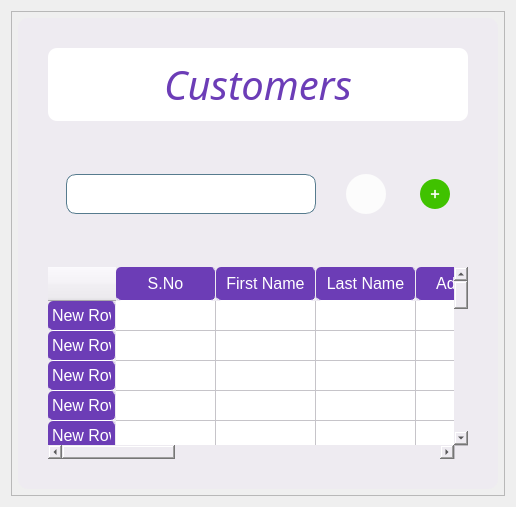
         <widget class="QWidget" name="page_16">
          <layout class="QVBoxLayout" name="verticalLayout_83">
           <item>
            <widget class="QFrame" name="frame_53">
             <property name="styleSheet">
              <string notr="true"/>
             </property>
             <property name="frameShape">
              <enum>QFrame::StyledPanel</enum>
             </property>
             <property name="frameShadow">
              <enum>QFrame::Raised</enum>
             </property>
             <layout class="QVBoxLayout" name="verticalLayout_16">
              <property name="spacing">
               <number>6</number>
              </property>
              <property name="leftMargin">
               <number>6</number>
              </property>
              <property name="topMargin">
               <number>6</number>
              </property>
              <property name="rightMargin">
               <number>6</number>
              </property>
              <property name="bottomMargin">
               <number>6</number>
              </property>
              <item>
               <widget class="QFrame" name="frame_55">
                <property name="maximumSize">
                 <size>
                  <width>16777215</width>
                  <height>16777215</height>
                 </size>
                </property>
                <property name="styleSheet">
                 <string notr="true">background-color: rgb(238, 235, 241);
border-radius:10px;</string>
                </property>
                <property name="frameShape">
                 <enum>QFrame::StyledPanel</enum>
                </property>
                <property name="frameShadow">
                 <enum>QFrame::Raised</enum>
                </property>
                <layout class="QVBoxLayout" name="verticalLayout_19">
                 <property name="spacing">
                  <number>30</number>
                 </property>
                 <property name="leftMargin">
                  <number>30</number>
                 </property>
                 <property name="topMargin">
                  <number>30</number>
                 </property>
                 <property name="rightMargin">
                  <number>30</number>
                 </property>
                 <property name="bottomMargin">
                  <number>30</number>
                 </property>
                 <item>
                  <widget class="QFrame" name="frame_72">
                   <property name="maximumSize">
                    <size>
                     <width>16777215</width>
                     <height>100</height>
                    </size>
                   </property>
                   <property name="styleSheet">
                    <string notr="true">background-color: rgb(255, 255, 255);
border-radius:9px;</string>
                   </property>
                   <property name="frameShape">
                    <enum>QFrame::StyledPanel</enum>
                   </property>
                   <property name="frameShadow">
                    <enum>QFrame::Raised</enum>
                   </property>
                   <layout class="QVBoxLayout" name="verticalLayout_31">
                    <item>
                     <widget class="QLabel" name="label_81">
                      <property name="minimumSize">
                       <size>
                        <width>200</width>
                        <height>0</height>
                       </size>
                      </property>
                      <property name="font">
                       <font>
                        <family>Segoe UI Black</family>
                        <pointsize>30</pointsize>
                        <weight>50</weight>
                        <italic>true</italic>
                        <bold>false</bold>
                        <underline>false</underline>
                        <strikeout>false</strikeout>
                       </font>
                      </property>
                      <property name="styleSheet">
                       <string notr="true">color: rgb(108, 61, 183);</string>
                      </property>
                      <property name="text">
                       <string>Customers</string>
                      </property>
                      <property name="alignment">
                       <set>Qt::AlignCenter</set>
                      </property>
                     </widget>
                    </item>
                   </layout>
                  </widget>
                 </item>
                 <item>
                  <widget class="QFrame" name="frame_29">
                   <property name="frameShape">
                    <enum>QFrame::StyledPanel</enum>
                   </property>
                   <property name="frameShadow">
                    <enum>QFrame::Raised</enum>
                   </property>
                   <layout class="QHBoxLayout" name="horizontalLayout_30">
                    <item>
                     <widget class="QFrame" name="frame_30">
                      <property name="frameShape">
                       <enum>QFrame::StyledPanel</enum>
                      </property>
                      <property name="frameShadow">
                       <enum>QFrame::Raised</enum>
                      </property>
                      <layout class="QHBoxLayout" name="horizontalLayout_31">
                       <property name="spacing">
                        <number>20</number>
                       </property>
                       <item>
                        <widget class="QLineEdit" name="lineEdit_55">
                         <property name="minimumSize">
                          <size>
                           <width>250</width>
                           <height>30</height>
                          </size>
                         </property>
                         <property name="maximumSize">
                          <size>
                           <width>376</width>
                           <height>40</height>
                          </size>
                         </property>
                         <property name="font">
                          <font>
                           <pointsize>12</pointsize>
                          </font>
                         </property>
                         <property name="styleSheet">
                          <string notr="true">border:1px solid rgb(86, 123, 142);
background-color: rgb(255, 255, 255);</string>
                         </property>
                         <property name="alignment">
                          <set>Qt::AlignLeading|Qt::AlignLeft|Qt::AlignVCenter</set>
                         </property>
                         <property name="clearButtonEnabled">
                          <bool>true</bool>
                         </property>
                        </widget>
                       </item>
                       <item>
                        <widget class="QFrame" name="frame_66">
                         <property name="minimumSize">
                          <size>
                           <width>0</width>
                           <height>50</height>
                          </size>
                         </property>
                         <property name="maximumSize">
                          <size>
                           <width>16777215</width>
                           <height>50</height>
                          </size>
                         </property>
                         <property name="styleSheet">
                          <string notr="true">background-color: rgb(238, 235, 241);</string>
                         </property>
                         <property name="frameShape">
                          <enum>QFrame::StyledPanel</enum>
                         </property>
                         <property name="frameShadow">
                          <enum>QFrame::Raised</enum>
                         </property>
                         <layout class="QHBoxLayout" name="horizontalLayout_32">
                          <property name="spacing">
                           <number>10</number>
                          </property>
                          <property name="leftMargin">
                           <number>10</number>
                          </property>
                          <property name="topMargin">
                           <number>5</number>
                          </property>
                          <property name="rightMargin">
                           <number>10</number>
                          </property>
                          <property name="bottomMargin">
                           <number>10</number>
                          </property>
                          <item alignment="Qt::AlignLeft">
                           <widget class="QPushButton" name="pushButton_14">
                            <property name="minimumSize">
                             <size>
                              <width>40</width>
                              <height>40</height>
                             </size>
                            </property>
                            <property name="maximumSize">
                             <size>
                              <width>40</width>
                              <height>40</height>
                             </size>
                            </property>
                            <property name="cursor">
                             <cursorShape>PointingHandCursor</cursorShape>
                            </property>
                            <property name="styleSheet">
                             <string notr="true">QPushButton{
border-radius : 20; 
background-repeat:none;
color: rgb(255, 255, 255);
background-color: rgb(252, 252, 252);
qproperty-icon:url(:/newPrefix/search.png);
qproperty-iconSize: 20px;
background-repeat:none;
}
QPushButton:hover {
	background-color: rgb(234, 234, 234);
	
}</string>
                            </property>
                            <property name="text">
                             <string/>
                            </property>
                           </widget>
                          </item>
                         </layout>
                        </widget>
                       </item>
                      </layout>
                     </widget>
                    </item>
                    <item>
                     <widget class="QFrame" name="frame_67">
                      <property name="minimumSize">
                       <size>
                        <width>0</width>
                        <height>50</height>
                       </size>
                      </property>
                      <property name="maximumSize">
                       <size>
                        <width>16777215</width>
                        <height>50</height>
                       </size>
                      </property>
                      <property name="styleSheet">
                       <string notr="true">background-color: rgb(238, 235, 241);</string>
                      </property>
                      <property name="frameShape">
                       <enum>QFrame::StyledPanel</enum>
                      </property>
                      <property name="frameShadow">
                       <enum>QFrame::Raised</enum>
                      </property>
                      <layout class="QHBoxLayout" name="horizontalLayout_33">
                       <item alignment="Qt::AlignLeft">
                        <widget class="QPushButton" name="pushButton_15">
                         <property name="minimumSize">
                          <size>
                           <width>30</width>
                           <height>0</height>
                          </size>
                         </property>
                         <property name="maximumSize">
                          <size>
                           <width>30</width>
                           <height>30</height>
                          </size>
                         </property>
                         <property name="cursor">
                          <cursorShape>PointingHandCursor</cursorShape>
                         </property>
                         <property name="styleSheet">
                          <string notr="true">QPushButton{
border-radius : 15; 

background-repeat:none;

font: 9pt &quot;MS Shell Dlg 2&quot;;
color: rgb(255, 255, 255);
background-color: rgb(64, 194, 0);
}
QPushButton:hover {
	background-color: rgb(59, 177, 0);
	
}</string>
                         </property>
                         <property name="text">
                          <string>➕</string>
                         </property>
                        </widget>
                       </item>
                      </layout>
                     </widget>
                    </item>
                   </layout>
                  </widget>
                 </item>
                 <item>
                  <widget class="QTableWidget" name="tableWidget_5">
                   <property name="maximumSize">
                    <size>
                     <width>16277721</width>
                     <height>16722271</height>
                    </size>
                   </property>
                   <property name="styleSheet">
                    <string notr="true">#tableWidget_5{border-radius:6px;}
QHeaderView::section {
    background-color: rgb(108, 61, 182);
	height:25px;
	color: rgb(255, 255, 255);
border:none;
border-radius:5px;
padding: 4px;
    font-size: 12pt;
    border-style: none;
    border-bottom: 1px solid rgb(255, 255, 255);
    border-right: 1px solid rgb(238, 235, 241);
}
QTableWidget::item {
border: 4px;
padding: 5px;
	background-color: rgb(255, 255, 255);
}
QScrollBar
{
background :rgb(255, 255, 255);
width: 10px;
border:none;
}
QScrollBar::handle
{
background : rgb(108, 61, 183);
}
QScrollBar::handle::pressed
{
background : rgb(100, 56, 170);
}</string>
                   </property>
                   <row>
                    <property name="text">
                     <string>New Row</string>
                    </property>
                   </row>
                   <row>
                    <property name="text">
                     <string>New Row</string>
                    </property>
                   </row>
                   <row>
                    <property name="text">
                     <string>New Row</string>
                    </property>
                   </row>
                   <row>
                    <property name="text">
                     <string>New Row</string>
                    </property>
                   </row>
                   <row>
                    <property name="text">
                     <string>New Row</string>
                    </property>
                   </row>
                   <row>
                    <property name="text">
                     <string>New Row</string>
                    </property>
                   </row>
                   <row>
                    <property name="text">
                     <string>New Row</string>
                    </property>
                   </row>
                   <row>
                    <property name="text">
                     <string>New Row</string>
                    </property>
                   </row>
                   <row>
                    <property name="text">
                     <string>New Row</string>
                    </property>
                   </row>
                   <row>
                    <property name="text">
                     <string>New Row</string>
                    </property>
                   </row>
                   <row>
                    <property name="text">
                     <string>New Row</string>
                    </property>
                   </row>
                   <row>
                    <property name="text">
                     <string>New Row</string>
                    </property>
                   </row>
                   <row>
                    <property name="text">
                     <string>New Row</string>
                    </property>
                   </row>
                   <row>
                    <property name="text">
                     <string>New Row</string>
                    </property>
                   </row>
                   <row>
                    <property name="text">
                     <string>New Row</string>
                    </property>
                   </row>
                   <row>
                    <property name="text">
                     <string>New Row</string>
                    </property>
                   </row>
                   <row>
                    <property name="text">
                     <string>New Row</string>
                    </property>
                   </row>
                   <row>
                    <property name="text">
                     <string>New Row</string>
                    </property>
                   </row>
                   <row>
                    <property name="text">
                     <string>New Row</string>
                    </property>
                   </row>
                   <row>
                    <property name="text">
                     <string>New Row</string>
                    </property>
                   </row>
                   <row>
                    <property name="text">
                     <string>New Row</string>
                    </property>
                   </row>
                   <column>
                    <property name="text">
                     <string>S.No</string>
                    </property>
                   </column>
                   <column>
                    <property name="text">
                     <string>First Name</string>
                    </property>
                   </column>
                   <column>
                    <property name="text">
                     <string>Last Name</string>
                    </property>
                   </column>
                   <column>
                    <property name="text">
                     <string>Address</string>
                    </property>
                   </column>
                   <column>
                    <property name="text">
                     <string>Phone</string>
                    </property>
                   </column>
                   <column>
                    <property name="text">
                     <string>Email</string>
                    </property>
                   </column>
                   <column>
                    <property name="text">
                     <string>Employee</string>
                    </property>
                   </column>
                   <column>
                    <property name="text">
                     <string>Edit</string>
                    </property>
                   </column>
                   <column>
                    <property name="text">
                     <string>Delete</string>
                    </property>
                   </column>
                   <column>
                    <property name="text">
                     <string>Generate Invoice</string>
                    </property>
                   </column>
                   <item row="0" column="0">
                    <property name="text">
                     <string/>
                    </property>
                   </item>
                   <item row="0" column="7">
                    <property name="text">
                     <string/>
                    </property>
                   </item>
                  </widget>
                 </item>
                </layout>
               </widget>
              </item>
             </layout>
            </widget>
           </item>
          </layout>
         </widget>
